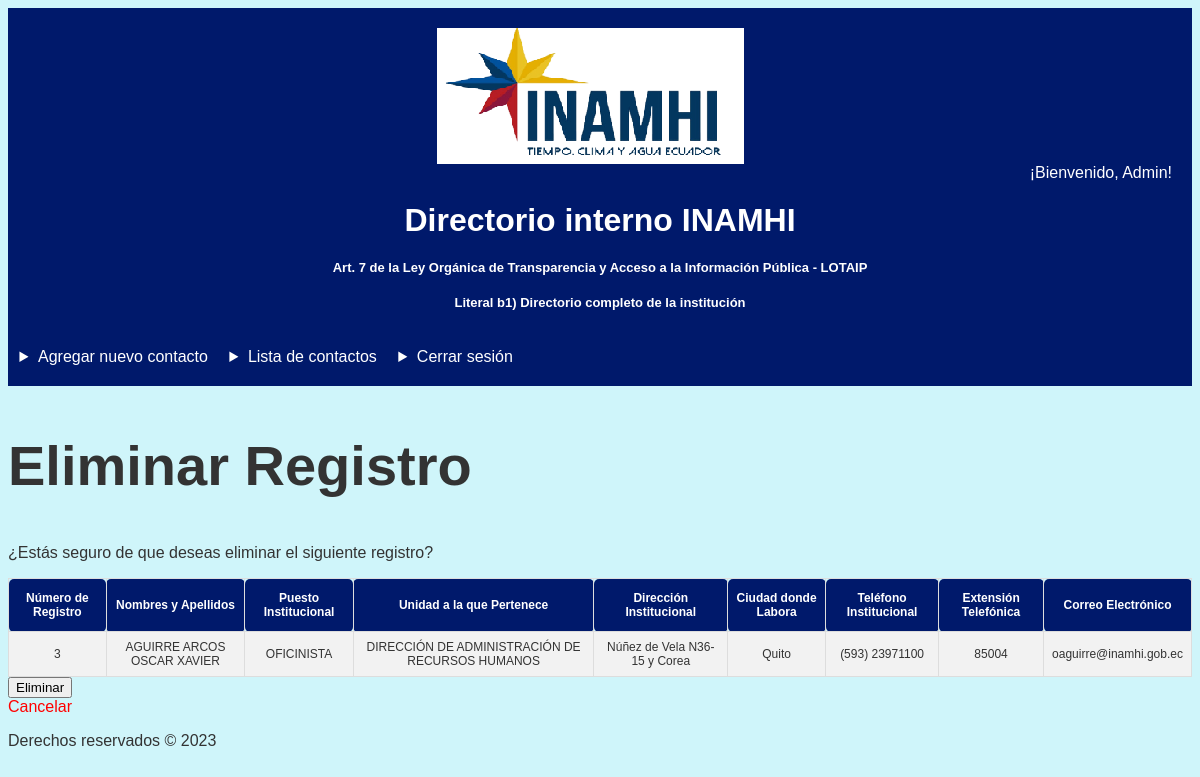
/directorio/eliminar_registro/3/ (signed in), run on the app's committed database.
### directorio/models.py (models this page shows, shortened)
class Registro(models.Model):
    numero_registro = models.IntegerField(unique=True)
    nombres_apellidos = models.CharField(max_length=255)
    cedula = models.CharField(max_length=10)
    puesto_institucional = models.CharField(max_length=255)
    unidad_pertenece = models.CharField(max_length=255)
    direccion_institucional = models.CharField(max_length=255)
    ciudad_labora = models.CharField(max_length=255)
    telefono_institucional = models.CharField(max_length=255)
    extension_telefonica = models.CharField(max_length=255)
    correo_electronico = models.EmailField()

### directorio/views.py (the view)
# urls.py: path('eliminar_registro/<int:numero_registro>/', views.eliminar_registro, name='eliminar_registro'),
def eliminar_registro(request, numero_registro):
    if not request.user.is_superuser:
        messages.add_message(request, messages.WARNING, "Inicie sesión como administrador para acceder a esta ventana.")
        return redirect('login')
    registro = get_object_or_404(Registro, numero_registro=numero_registro)
    if request.method == 'POST':
        registro.delete()
        Registro.update_numeros_registro()
        return redirect('directorio:lista_registros')
    return render(request, 'directorio/eliminar_registro.html', {'registro': registro})

### Templates/directorio/eliminar_registro.html (shortened to what this page needs)
{% extends 'base.html' %}
{% load static %}
{% block content %}
  <h2 style="font-size: 3.5em;">Eliminar Registro</h2>
  <p>¿Estás seguro de que deseas eliminar el siguiente registro?</p>
  <table class="contact-table">
    <tr>
      <th>Número de Registro</th>
      <th>Nombres y Apellidos</th>
      <th>Puesto Institucional</th>
      <th>Unidad a la que Pertenece</th>
      <th>Dirección Institucional</th>
      <th>Ciudad donde Labora</th>
      <th>Teléfono Institucional</th>
      <th>Extensión Telefónica</th>
      <th>Correo Electrónico</th>
    </tr>
    <tr>
      <td>{{ registro.numero_registro }}</td>
      <td>{{ registro.nombres_apellidos }}</td>
      <td>{{ registro.puesto_institucional }}</td>
      <td>{{ registro.unidad_pertenece }}</td>
      <td>{{ registro.direccion_institucional }}</td>
      <td>{{ registro.ciudad_labora }}</td>
      <td>{{ registro.telefono_institucional }}</td>
      <td>{{ registro.extension_telefonica }}</td>
      <td>{{ registro.correo_electronico }}</td>
    </tr>
  </table>
  <form method="POST" action="{% url 'directorio:eliminar_registro' registro.numero_registro %}">
    <input type="submit" value="Eliminar">
  </form>
  <a href="{% url 'directorio:lista_registros' %}" style="color: red;">Cancelar</a>
{% endblock %}

### Templates/base.html (shortened to what this page needs)
<!DOCTYPE html>
<html>
<head>
</head>
<body>
    <header>
        {% load static %}
        <link rel="stylesheet" type="text/css" href="{% static 'css/styles.css' %}">
        <div class="header-content">
            <div class="logo-container">
                <img src="{% static 'images/logo.png' %}" alt="Logo de la empresa" class="logo">
            </div>
            <div class="text-container">
                {% if user.is_authenticated %}
                <text class="welcome-message">¡Bienvenido, {{ user.username|capfirst }}!</text>
                {% endif %}
            </div>
        </div>
        <div class="header-text">
            <h1>Directorio interno INAMHI</h1>
            <h3 class="txt">Art. 7 de la Ley Orgánica de Transparencia y Acceso a la Información Pública - LOTAIP</h3>
            <h3 class="txt">Literal b1) Directorio completo de la institución</h3>
        </div>
        <nav class="header-nav">
            <ul>
                {% if user.is_superuser %}
                <li><a href="/directorio/agregar_registro" style="margin-right: 30px;">Agregar nuevo contacto</a></li>
                {% endif %}
                {% if user.is_authenticated %}
                <li><a href="/directorio/lista_registros/" style="margin-right: 30px;">Lista de contactos</a></li>
                <li><a href="{% url 'logout' %}">Cerrar sesión</a></li>
                {% endif %}
            </ul>
        </nav>
    </header>
    <main>
        {% block content %}
        {% endblock %}
    </main>
    <footer>
        <p>Derechos reservados &copy; 2023</p>
    </footer>
</body>
</html>

### static/css/styles.css (style rules this page uses)
.contact-table { font-family: 'Arial', sans-serif; border-collapse: collapse; width: 100%; border-radius: 10px; table-layout: auto; }
.contact-table td, .contact-table th { vertical-align: middle; border: 1px solid #ddd; font-size: 12px; box-sizing: border-box; display: table-cell; padding: 8px; text-align: center; }
.contact-table tr:nth-child(even) { background-color: #f2f2f2; }
.contact-table th { padding-top: 12px; padding-bottom: 12px; background-color: #00196b; color: rgb(255, 255, 255); border-radius: 5px; font-weight: bold; }
body { background-color: #cff5fa; color: #333333; font-family: Arial, Helvetica, sans-serif; }
header { background-color: #00196b; padding: 20px; }
.header-content { display: flex; flex-direction: column; justify-content: space-between; align-items: center; }
.header-text { text-align: center; }
.header-nav { display: flex; }
.header-nav li { float: left; padding: 25px 0px 0px 0px; list-style: disclosure-closed; color: white; margin-left: 10px; }
.logo-container { display: flex; align-items: center; }
.text-container { margin-left: auto; }
.welcome-message { color: #ffffff; }
.logo { max-width: 100%; height: auto; margin-right: 20px; }
h1, h3 { color: #ffffff; margin-top: 20px; }
h2 { display: block; font-size: 1.5em; margin-block-start: 0.83em; margin-block-end: 0.83em; margin-inline-start: 0px; margin-inline-end: 0px; font-weight: bold; }
h3 { color: white; font-size: small; }
a { color: #ffffff; text-decoration: none; display: block; padding: 0px; }
ul { list-style-type: none; margin: 0; padding: 0; }
li { float: none; padding-bottom: 30px; }
th { display: flex; vertical-align: inherit; font-weight: bold; text-align: -internal-center; }
td { display: table; vertical-align: text-bottom; }

### data on the page
Registro: numero_registro "3", nombres_apellidos "AGUIRRE ARCOS OSCAR XAVIER", puesto_institucional "OFICINISTA", unidad_pertenece "DIRECCIÓN DE ADMINISTRACIÓN DE RECURSOS HUMANOS", direccion_institucional "Núñez de Vela N36-15 y Corea", ciudad_labora "Quito", telefono_institucional "(593) 23971100", extension_telefonica "85004", correo_electronico "oaguirre@inamhi.gob.ec"

### other printed values
{{ user.username|capfirst }} "Admin"
